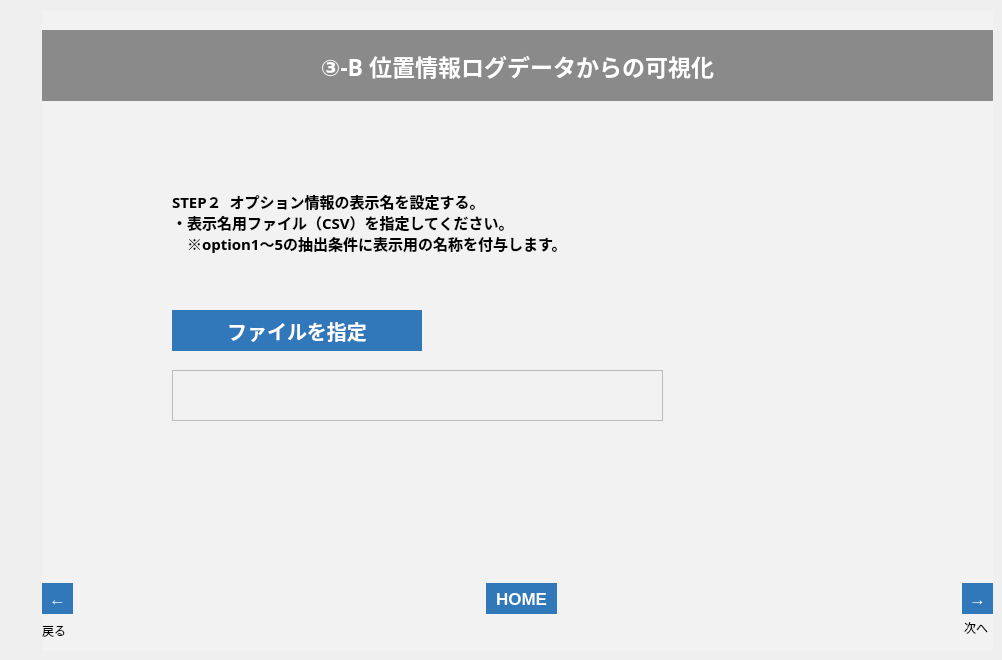
   <widget class="QWidget" name="tab_28">
    <attribute name="title">
     <string>ページ</string>
    </attribute>
    <widget class="QFrame" name="frame_32">
     <property name="geometry">
      <rect>
       <x>42</x>
       <y>10</y>
       <width>951</width>
       <height>641</height>
      </rect>
     </property>
     <property name="styleSheet">
      <string notr="true">background-color: rgb(242, 242, 242);</string>
     </property>
     <property name="frameShape">
      <enum>QFrame::NoFrame</enum>
     </property>
     <property name="frameShadow">
      <enum>QFrame::Plain</enum>
     </property>
     <property name="lineWidth">
      <number>0</number>
     </property>
     <widget class="QLabel" name="lbl_003_7_n_2">
      <property name="geometry">
       <rect>
        <x>922</x>
        <y>610</y>
        <width>31</width>
        <height>16</height>
       </rect>
      </property>
      <property name="text">
       <string>次へ</string>
      </property>
     </widget>
     <widget class="QLabel" name="label_118">
      <property name="geometry">
       <rect>
        <x>0</x>
        <y>610</y>
        <width>50</width>
        <height>21</height>
       </rect>
      </property>
      <property name="text">
       <string>戻る</string>
      </property>
     </widget>
     <widget class="QToolButton" name="btn_003_7_n_2">
      <property name="geometry">
       <rect>
        <x>920</x>
        <y>573</y>
        <width>31</width>
        <height>31</height>
       </rect>
      </property>
      <property name="font">
       <font>
        <pointsize>13</pointsize>
        <weight>75</weight>
        <bold>true</bold>
       </font>
      </property>
      <property name="styleSheet">
       <string notr="true">background-color: rgb(48,120,186);
color: rgb(255, 255, 255);
border: none;</string>
      </property>
      <property name="text">
       <string>→</string>
      </property>
     </widget>
     <widget class="QToolButton" name="btn_003_7_b_2">
      <property name="geometry">
       <rect>
        <x>0</x>
        <y>573</y>
        <width>31</width>
        <height>31</height>
       </rect>
      </property>
      <property name="font">
       <font>
        <pointsize>13</pointsize>
        <weight>75</weight>
        <bold>true</bold>
       </font>
      </property>
      <property name="styleSheet">
       <string notr="true">background-color: rgb(48,120,186);
color: rgb(255, 255, 255);
border: none;</string>
      </property>
      <property name="text">
       <string>←</string>
      </property>
     </widget>
     <widget class="QLabel" name="label_119">
      <property name="geometry">
       <rect>
        <x>0</x>
        <y>20</y>
        <width>951</width>
        <height>71</height>
       </rect>
      </property>
      <property name="font">
       <font>
        <family>游ゴシック</family>
        <pointsize>17</pointsize>
        <weight>75</weight>
        <bold>true</bold>
       </font>
      </property>
      <property name="styleSheet">
       <string notr="true">background-color: rgb(138, 138, 138);
color: rgb(255, 255, 255);</string>
      </property>
      <property name="text">
       <string>③-B 位置情報ログデータからの可視化</string>
      </property>
      <property name="alignment">
       <set>Qt::AlignCenter</set>
      </property>
     </widget>
     <widget class="QToolButton" name="btn_home_22_2">
      <property name="geometry">
       <rect>
        <x>444</x>
        <y>573</y>
        <width>71</width>
        <height>31</height>
       </rect>
      </property>
      <property name="font">
       <font>
        <pointsize>13</pointsize>
        <weight>75</weight>
        <bold>true</bold>
       </font>
      </property>
      <property name="styleSheet">
       <string notr="true">background-color: rgb(48,120,186);
color: rgb(255, 255, 255);
border: none;</string>
      </property>
      <property name="text">
       <string>HOME</string>
      </property>
     </widget>
     <widget class="QLabel" name="label_40">
      <property name="geometry">
       <rect>
        <x>130</x>
        <y>180</y>
        <width>711</width>
        <height>101</height>
       </rect>
      </property>
      <property name="font">
       <font>
        <family>游ゴシック</family>
        <pointsize>11</pointsize>
        <weight>75</weight>
        <bold>true</bold>
       </font>
      </property>
      <property name="styleSheet">
       <string notr="true">border-color: rgb(220, 220, 220);</string>
      </property>
      <property name="frameShape">
       <enum>QFrame::Box</enum>
      </property>
      <property name="lineWidth">
       <number>0</number>
      </property>
      <property name="midLineWidth">
       <number>0</number>
      </property>
      <property name="text">
       <string>STEP２  オプション情報の表示名を設定する。
・表示名用ファイル（CSV）を指定してください。
　※option1～5の抽出条件に表示用の名称を付与します。
</string>
      </property>
      <property name="alignment">
       <set>Qt::AlignLeading|Qt::AlignLeft|Qt::AlignTop</set>
      </property>
     </widget>
     <widget class="QPushButton" name="btn_option_load_4">
      <property name="geometry">
       <rect>
        <x>130</x>
        <y>300</y>
        <width>250</width>
        <height>41</height>
       </rect>
      </property>
      <property name="font">
       <font>
        <family>游ゴシック</family>
        <pointsize>15</pointsize>
        <weight>75</weight>
        <bold>true</bold>
       </font>
      </property>
      <property name="autoFillBackground">
       <bool>false</bool>
      </property>
      <property name="styleSheet">
       <string notr="true">background-color: rgb(48,120,186);
color: rgb(255, 255, 255);
border: none;</string>
      </property>
      <property name="text">
       <string>ファイルを指定</string>
      </property>
     </widget>
     <widget class="QListWidget" name="list_optioncsv_4">
      <property name="geometry">
       <rect>
        <x>130</x>
        <y>360</y>
        <width>491</width>
        <height>51</height>
       </rect>
      </property>
      <property name="font">
       <font>
        <pointsize>12</pointsize>
       </font>
      </property>
     </widget>
     <widget class="QLabel" name="lbl_001_12">
      <property name="geometry">
       <rect>
        <x>130</x>
        <y>430</y>
        <width>711</width>
        <height>51</height>
       </rect>
      </property>
      <property name="font">
       <font>
        <family>游ゴシック</family>
        <pointsize>11</pointsize>
        <weight>75</weight>
        <bold>true</bold>
       </font>
      </property>
      <property name="styleSheet">
       <string notr="true">border-color: rgb(220, 220, 220);</string>
      </property>
      <property name="frameShape">
       <enum>QFrame::Box</enum>
      </property>
      <property name="lineWidth">
       <number>0</number>
      </property>
      <property name="midLineWidth">
       <number>0</number>
      </property>
      <property name="text">
       <string/>
      </property>
      <property name="alignment">
       <set>Qt::AlignLeading|Qt::AlignLeft|Qt::AlignVCenter</set>
      </property>
     </widget>
    </widget>
   </widget>
